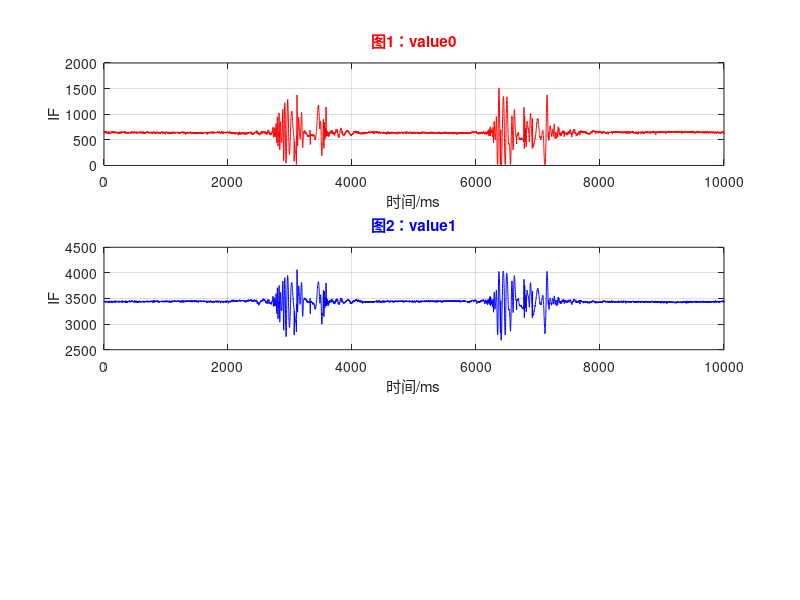

Write MATLAB code to recreate this figure.
clear
value = load('test000.mat', 'value0', 'value1', 'timestamp')
subplot(3,1,1),plot(value.timestamp, value.value0,'r');
xlabel('时间/ms');
ylabel('IF');title('图1：value0','color','r');grid on;
subplot(3,1,2),plot(value.timestamp, value.value1,'b');
xlabel('时间/ms');
ylabel('IF');title('图2：value1','color','b');grid on;


